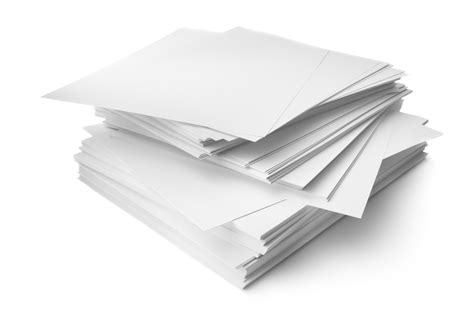
#> input picture imagenes/papel.jpg, 474 x 315 px, found by its file name
$ python Constantes.py
#> lines starting #> are read from the running program, lines starting #| are printed output that depends on the picture
from PIL  import ImageTk, Image
newsize = (100,100)
im1 = Image.open("./imagenes/papel.jpg")
#> im1 is the input picture: PIL image 474x315 RGB; min 83, max 255, mean 234.5
imagen_papel = im1.resize(newsize)
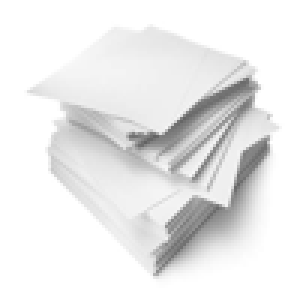
#> imagen_papel: PIL image 100x100 RGB (shown 3 times larger); min 98, max 255, mean 234.5
im2 = Image.open("./imagenes/piedra.jpg")
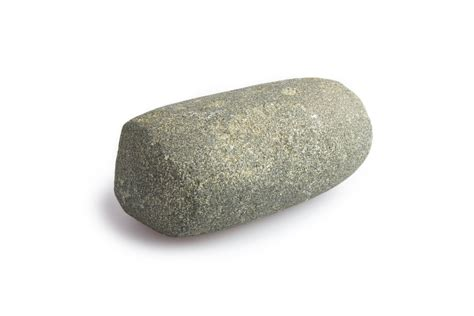
#> input picture imagenes/piedra.jpg, 474 x 316 px, found by its file name
#> im2 is the input picture: PIL image 474x316 RGB; mean R, G, B 231.2, 230.8, 227.5
imagen_piedra = im2.resize(newsize)
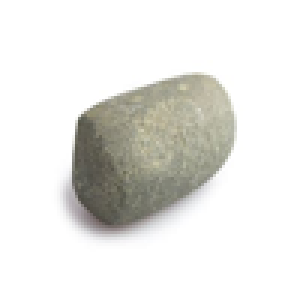
#> imagen_piedra: PIL image 100x100 RGB (shown 3 times larger); mean R, G, B 231.2, 230.8, 227.4
im3 = Image.open("./imagenes/Tijera.jpg")
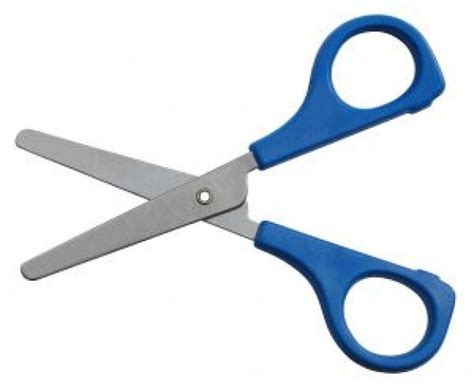
#> input picture imagenes/Tijera.jpg, 474 x 391 px, found by its file name
#> im3 is the input picture: PIL image 474x391 RGB; mean R, G, B 222.2, 228.2, 234.8
imagen_tijera = im3.resize(newsize)
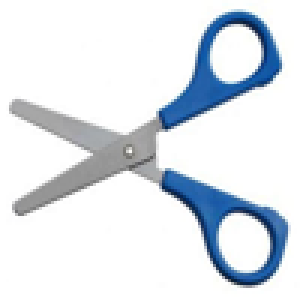
#> imagen_tijera: PIL image 100x100 RGB (shown 3 times larger); mean R, G, B 222.1, 228.2, 234.8
